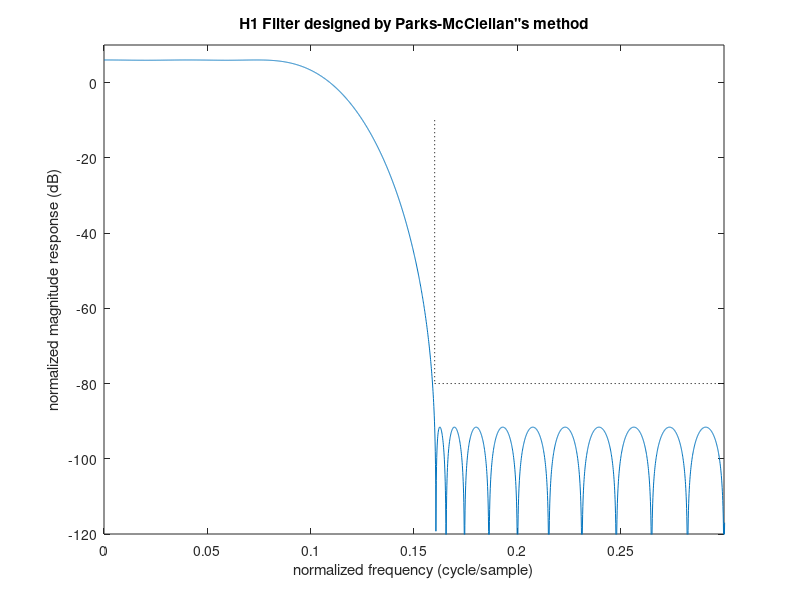
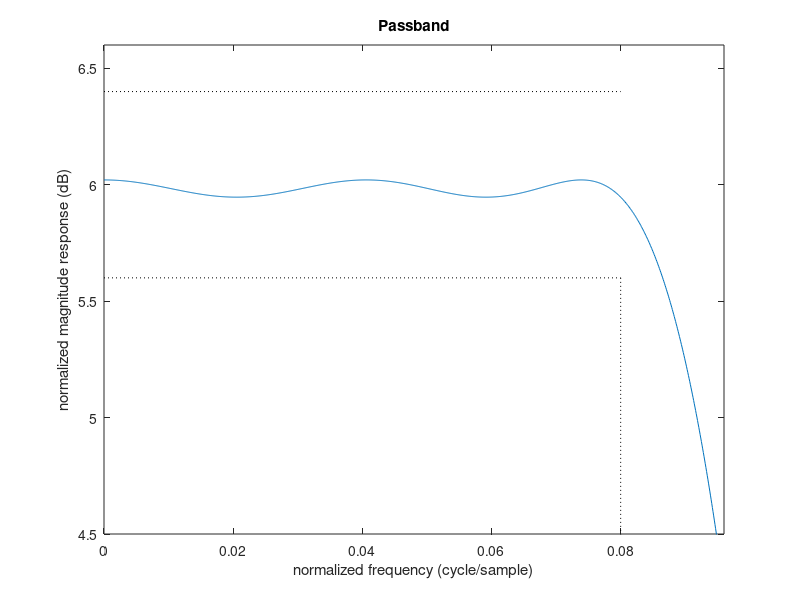
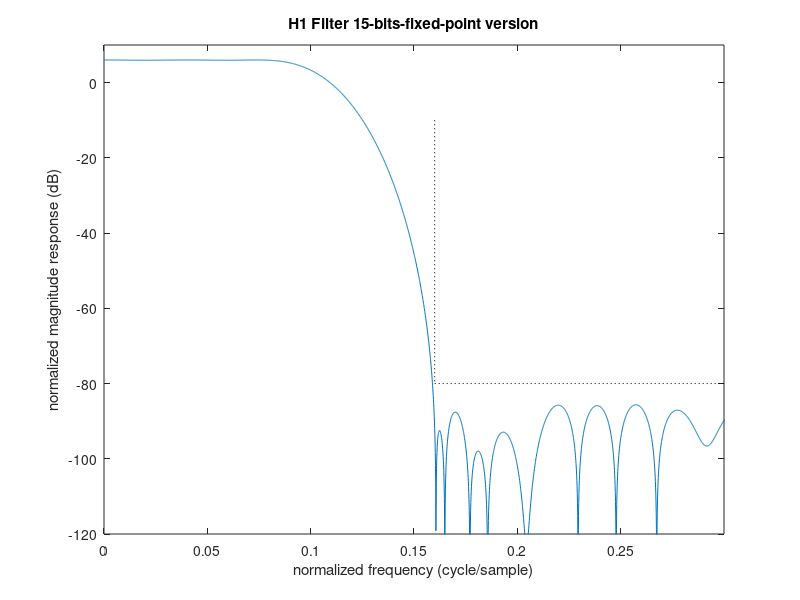
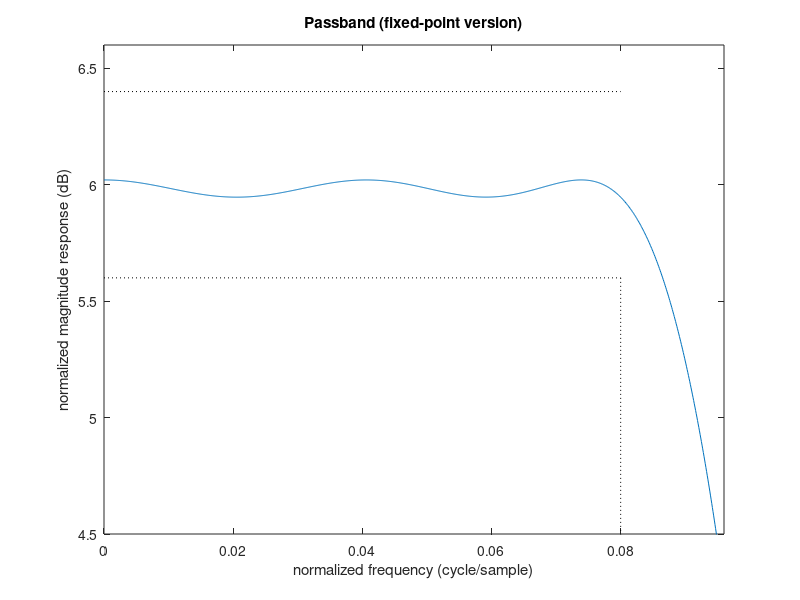

MATLAB code for these plots, in order: (Note: this script raises an error after producing the figures.)
%% Design FIR filter using Parks-McClellan algorithm
clear;
clc;
disp('#---------------- H1_Filter_Result ----------------#');
% ========================================================== %
%                       -- H1 Filter --
% ========================================================== %
%% Low-pass filter H1 Specify
fpass_edge_h1 = 20e3;                  % Passband edge frequency (kHz)
fstop_edge_h1 = 40e3;                  % Stopband edge frequency (kHz)
rate = 250e3;                          % Sampling rate (kHz)
Rpass_H1 = 0.4;                           % Passband ripple (dB) 
Rstop_H1 = 80;                            % Stopband ripple (dB)
xp = fpass_edge_h1/rate;
xs = fstop_edge_h1/rate;
w_pass1 = (2*pi) * xp;
w_stop1 = (2*pi) * xs;
% Compute deviations
dev_H1 = [((10^(Rpass_H1/20)-1)/(10^(Rpass_H1/20)+1))/5, 10^(-Rstop_H1/20)/7];  

%% Low-pass filter H1 design
[M, f0, A0, W] = firpmord([fpass_edge_h1 fstop_edge_h1], [1 0], dev_H1, rate);
% firpmord(f, a, dev, fs):      f:[fpass_edge, fstop_edge];   a:[1, 0]:low_pass_filter;
% dev(ripple_error):[(10^(rp/20)-1)/(10^(rp/20)+1), 10^(-rs/20)];     fs:sampling_rate;

disp('# H1 filter order (M):');
disp(M);   % M: order
h1 = firpm(M, f0, A0, W);
% fvtool(h,1)
% firpm(n, f0, a0, w):      n:order;      f0: each Truncated-edge frequency ; 
% a0: each Truncated-edge frequency corresponding amplitudes;   
% w: weights (強調 minimum 某些頻段相對於其他頻段的誤差, Stopband ripple 比 Passband ripple 少 10 倍) -> 壓縮 stopband ripple 讓它變更小
H1 = 20 * log10(abs(fft(h1, 10000)));
H1_gain_dB = 20 * log10(2);
H1 = (H1 - max(H1)) + H1_gain_dB ;
f = [0:4999]/10000;

figure(1);
plot(f, H1(1:5000), [xs 0.4], [-80 -80], 'k:', [xs xs], [-10 -80], 'k:');
axis([0 0.3, -120 10]);
xlabel('normalized frequency (cycle/sample)');
ylabel('normalized magnitude response (dB)');
title('H1 Filter designed by Parks-McClellan"s method');

figure(2);
plot(f, H1(1:5000), [0 xp], [5.6 5.6], 'k:', [0 xp], [6.4 6.4], 'k:', [xp xp], [5.6 -1], 'k:', [xp xp], [0 1], 'k:');
axis([0 xp*1.2, 4.5 6.6]);
xlabel('normalized frequency (cycle/sample)');
ylabel('normalized magnitude response (dB)');
title('Passband');

%% ---- H1 fixed-point approximation ( Quantized )
n = 15;
% h_fix = floor(h1/max(h1) * 2^n + 0.5);
h1_fix = round(h1/max(h1) * 2^n) / 2^n;
H1fix = abs(fft(h1_fix, 10000));
H1_fix = 20 * log10(H1fix);
H1_fix = (H1_fix - max(H1_fix)) + H1_gain_dB ;

figure(3);
plot(f, H1_fix(1:5000), [xs 0.4], [-80 -80], 'k:', [xs xs], [-10 -80], 'k:');
axis([0 0.3 -120 10]);
xlabel('normalized frequency (cycle/sample)');
ylabel('normalized magnitude response (dB)');
title('H1 Filter 15-bits-fixed-point version');

figure(4);
plot(f, H1_fix(1:5000), [0 xp], [5.6 5.6], 'k:', [0 xp], [6.4 6.4], 'k:', [xp xp], [5.6 -1], 'k:', [xp xp], [0 1], 'k:');
axis([0 xp*1.2 4.5 6.6]);
xlabel('normalized frequency (cycle/sample)');
ylabel('normalized magnitude response (dB)');
title('Passband (fixed-point version)');

h1_fix_int = h1_fix * 2^n;    % filter-coefficients = filter-total-length = order + 1 ;  % order = delay-register (Z^-1) number
disp('# H1_fixed_point_Quantized:');
disp(h1_fix_int);


%% H1 add Group Delay
filter_length = M + 1;                            % M (Order) must be odd number ; M (order) +1 = filter_length
Delta = zeros(1,filter_length);                   % Coefficient add a delta vector = filter add Group delay
Delta(1,(filter_length +1)/2) = 1;                % Center point of symmetry coefficient set to 1, else set to 0
% grpdelay(B, A, n, fs):  H = B/A (transfer_function, when A = 1, filter = FIR)
% n = points to be response; 
h1_mix_delay = h1_fix_int + Delta;                % H1_filter_coefficients add H1_group_delays
disp('# H1_fixed_point_Add_Delay:');
disp(h1_mix_delay);

H1_mix_delay = 20 * log10(abs(fft(h1_mix_delay, 10000)));
H1_mix_delay = (H1_mix_delay - max(H1_mix_delay)) + H1_gain_dB ;
f = [0:4999]/10000;

figure(5);
plot(f, H1_mix_delay(1:5000), [xs 0.4], [-80 -80], 'k:', [xs xs], [-10 -80], 'k:');
axis([0 0.3 -120 10]);
xlabel('normalized frequency (cycle/sample)');
ylabel('normalized magnitude response (dB)');
title('H1 Filter designed by Group Delay');

figure(6);
plot(f, H1_mix_delay(1:5000), [0 xp], [5.6 5.6], 'k:', [0 xp], [6.4 6.4], 'k:', [xp xp], [5.6 -1], 'k:', [xp xp], [0 1], 'k:');
axis([0 xp*1.2 4.5 6.6]);
xlabel('normalized frequency (cycle/sample)');
ylabel('normalized magnitude response (dB)');
title('Passband');

%%
% Finish H1 & H1 delay filter
%%
disp('#---------------- H2_Filter_Result ----------------#');
% ========================================================== %
%                       -- H2 Filter --
% ========================================================== %
%% Low-pass filter H2 Specify
fpass_edge_h2 = 60e3;                  % Passband edge frequency (kHz)
fstop_edge_h2 = 80e3;                  % Stopband edge frequency (kHz)
rate = 250e3;                          % Sampling rate (kHz)
Rpass_H2 = 0.4;                        % Passband ripple (dB) 
Rstop_H2 = 80;                         % Stopband ripple (dB)
xp = fpass_edge_h2/rate;
xs = fstop_edge_h2/rate;
w_pass2 = (2*pi) * xp;
w_stop2 = (2*pi) * xs;
% Compute deviations
dev_H2 = [((10^(Rpass_H1/20)-1)/(10^(Rpass_H1/20)+1))/2, 10^(-Rstop_H1/20)/3];

%% Low-pass filter H2 design
[M, f0, A0, W] = firpmord([fpass_edge_h2 fstop_edge_h2], [1 0], dev_H2, rate);
% firpmord(f, a, dev, fs):      f:[fpass_edge, fstop_edge];   a:[1, 0]:low_pass_filter;
% dev(ripple_error):[(10^(rp/20)-1)/(10^(rp/20)+1), 10^(-rs/20)];     fs:sampling_rate;

disp('# H2 filter order (M):');
disp(M);   % M: order
h2 = firpm(M, f0, A0, W);
% fvtool(h,1)
% firpm(n, f0, a0, w):      n:order;      f0: each Truncated-edge frequency ; 
% a0: each Truncated-edge frequency corresponding amplitudes;   
% w: weights (強調 minimum 某些頻段相對於其他頻段的誤差, Stopband ripple 比 Passband ripple 少 10 倍) -> 壓縮 stopband ripple 讓它變更小
H2 = 20 * log10(abs(fft(h2, 10000)));
H2_gain_dB = 20 * log10(1);
H2 = (H2 - max(H2)) + H2_gain_dB ;
f = [0:4999]/10000;

figure(7);
plot(f, H2(1:5000), [xs 0.4], [-80 -80], 'k:', [xs xs], [-10 -80], 'k:');
axis([0 0.3 -120 10]);
xlabel('normalized frequency (cycle/sample)');
ylabel('normalized magnitude response (dB)');
title('H2 Filter designed by Parks-McClellan"s method');

figure(8);
plot(f, H2(1:5000), [0 xp], [-0.4 -0.4], 'k:', [0 xp], [0 0], 'k:', [xp xp], [-0.4 -1], 'k:', [xp xp], [0 1], 'k:');
axis([0 xp*1.2 -1.2 0.2]);
xlabel('normalized frequency (cycle/sample)');
ylabel('normalized magnitude response (dB)');
title('Passband');

%% ---- H2 fixed-point approximation ( Quantized )
n = 15;
% h_fix = floor(h/max(h) * 2^n + 0.5);
h2_fix = round(h2/max(h2) * 2^n) / 2^n;
H2fix = abs(fft(h2_fix, 10000));
H2_fix = 20 * log10(H2fix);
H2_fix = (H2_fix - max(H2_fix)) + H2_gain_dB ;

figure(9);
plot(f, H2_fix(1:5000), [xs 0.4], [-80 -80], 'k:', [xs xs], [-10 -80], 'k:');
axis([0 0.3 -120 10]);
xlabel('normalized frequency (cycle/sample)');
ylabel('normalized magnitude response (dB)');
title('H2 Filter 15-bits-fixed-point version');

figure(10);
plot(f, H2_fix(1:5000), [0 xp], [-0.4 -0.4], 'k:', [0 xp], [0 0], 'k:', [xp xp], [-0.4 -1], 'k:', [xp xp], [0 1], 'k:');
axis([0 xp*1.2 -1.2 0.2]);
xlabel('normalized frequency (cycle/sample)');
ylabel('normalized magnitude response (dB)');
title('Passband (fixed-point version)');

h2_fix_int = h2_fix * 2^n;    % filter-coefficients = filter-total-length = order + 1 ;  % order = delay-register (Z^-1) number
disp('# H2_fixed_point_Quantized:');
disp(h2_fix_int);

%% Mix two filter
system_filter = H1_fix + H2_fix ;

figure(11);
plot(f, system_filter(1:5000), [xs 0.4], [-160 -160], 'k:', [xs xs], [-10 -160], 'k:', [xs 0.16], [-80 -80], 'k:', [xs xs], [0 -80], 'k:');
axis([0 0.5 -300 10]);
xlabel('normalized frequency (cycle/sample)');
ylabel('normalized magnitude response (dB)');
title('H1 + H2 Filter 15-bits-fixed-point version');

figure(12);
plot(f, system_filter(1:5000), [0 xp], [5.6 5.6], 'k:', [0 xp], [6.4 6.4], 'k:', [xp xp], [5.6 -1], 'k:', [xp xp], [0 1], 'k:');
axis([0 xp*1.2 4.5 6.6]);
xlabel('normalized frequency (cycle/sample)');
ylabel('normalized magnitude response (dB)');
title('Passband (fixed-point version)');




